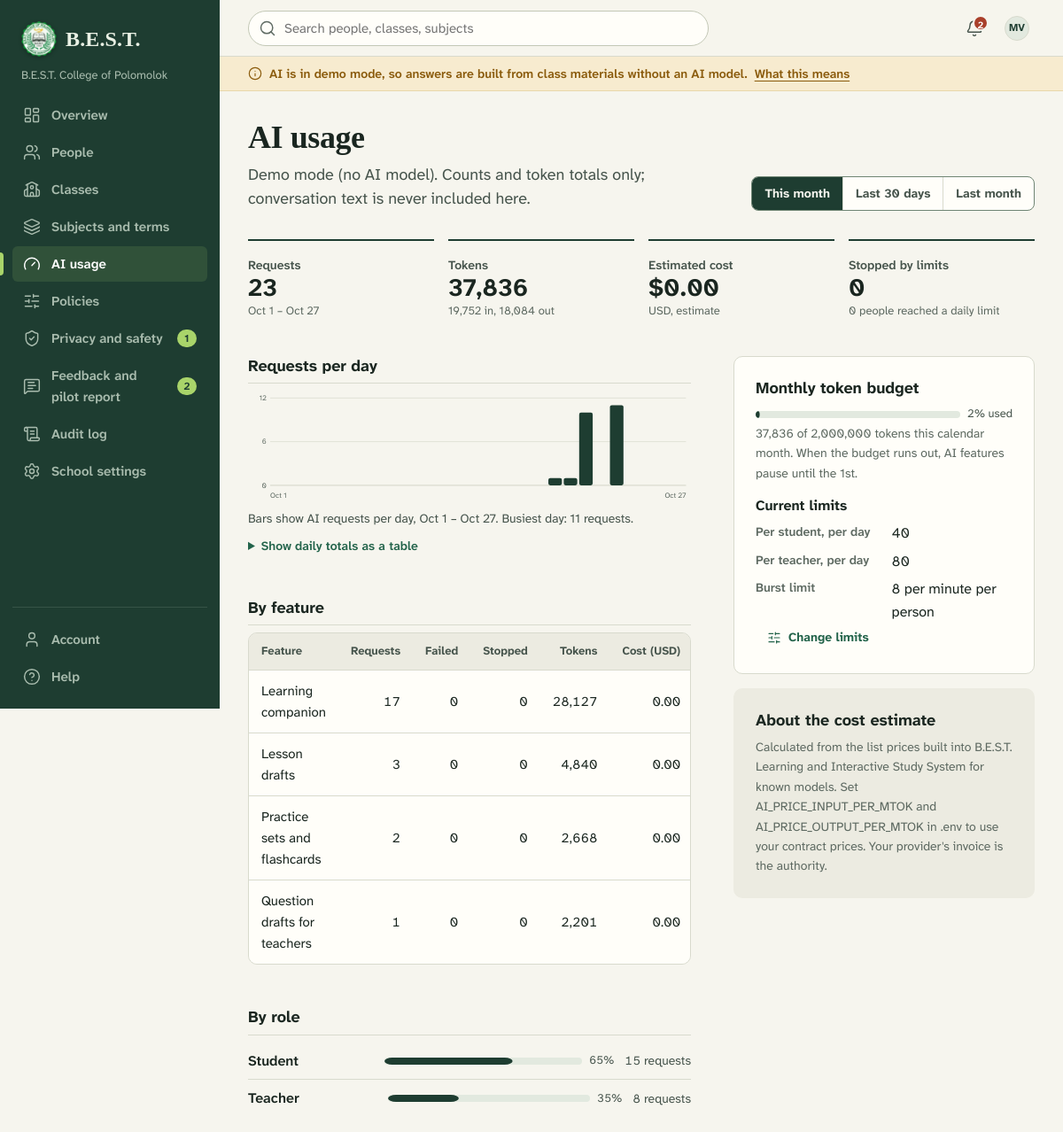
Screenshot of /public/admin/usage (signed in) with the database file from the repository.
### tables this page shows
CREATE TABLE users (
  id INT UNSIGNED NOT NULL AUTO_INCREMENT,
  organization_id INT UNSIGNED NOT NULL,
  role ENUM('admin','teacher','student') NOT NULL,
  status ENUM('invited','active','deactivated') NOT NULL DEFAULT 'invited',
  email VARCHAR(190) NOT NULL,
  password_hash VARCHAR(255) NULL,
  given_name VARCHAR(80) NOT NULL,
  family_name VARCHAR(80) NOT NULL,
  preferred_name VARCHAR(80) NULL,
  grade_level VARCHAR(40) NULL,
  avatar_path VARCHAR(255) NULL,
  language VARCHAR(8) NULL,
  timezone VARCHAR(64) NULL,
  preferences TEXT NULL,
  session_version INT UNSIGNED NOT NULL DEFAULT 1,
  is_demo TINYINT(1) NOT NULL DEFAULT 0,
  last_login_at DATETIME NULL,
  password_changed_at DATETIME NULL,
  deactivated_at DATETIME NULL,
  anonymized_at DATETIME NULL,
  created_at DATETIME NOT NULL DEFAULT CURRENT_TIMESTAMP,
  updated_at DATETIME NOT NULL DEFAULT CURRENT_TIMESTAMP,
  PRIMARY KEY (id),
  UNIQUE KEY uq_users_email (email),
  KEY idx_users_org_role (organization_id, role, status),
  KEY idx_users_org_name (organization_id, family_name, given_name),
  CONSTRAINT fk_users_org FOREIGN KEY (organization_id) REFERENCES organizations (id)
);

CREATE TABLE organizations (
  id INT UNSIGNED NOT NULL AUTO_INCREMENT,
  name VARCHAR(160) NOT NULL,
  short_name VARCHAR(60) NULL,
  slug VARCHAR(80) NOT NULL,
  logo_path VARCHAR(255) NULL,
  timezone VARCHAR(64) NOT NULL DEFAULT 'Asia/Manila',
  default_language VARCHAR(8) NOT NULL DEFAULT 'en',
  is_demo TINYINT(1) NOT NULL DEFAULT 0,
  created_at DATETIME NOT NULL DEFAULT CURRENT_TIMESTAMP,
  updated_at DATETIME NOT NULL DEFAULT CURRENT_TIMESTAMP,
  PRIMARY KEY (id),
  UNIQUE KEY uq_organizations_slug (slug)
);

### app/Views/admin/usage.php (the view, shortened to what the rows shown need)
<?php
$requests = (int) $totals['requests'];
$rangeLabel = \Sibol\Core\Dates::format($from->format('Y-m-d') . ' 12:00:00', 'date_short') . ' – ' . \Sibol\Core\Dates::format($to->format('Y-m-d') . ' 12:00:00', 'date_short');
$w = 720;
$h = 180;
$padL = 36;
$padR = 8;
$padT = 12;
$padB = 26;
$n = max(1, count($days));
$max = max(1, ...array_map(static fn ($d) => $d['requests'], $days ?: [['requests' => 0]]));
$nice = $max <= 4 ? 4 : (int) (ceil($max / 4) * 4);
$slot = ($w - $padL - $padR) / $n;
$barW = max(2, min(22, $slot - 2));
$y = static fn (float $v): float => $padT + ($h - $padT - $padB) * (1 - $v / $nice);
?>
<div class="page-head">
  <div class="page-head__text">
    <h1 class="page-title"><?= e(t('AI usage')) ?></h1>
  </div>
</div>
<dl class="stat-line" style="margin-bottom: 28px">
  <div class="stat"><dt class="stat__label"><?= e(t('Requests')) ?></dt><dd style="margin:0"><span class="stat__value"><?= number_format($requests) ?></span><span class="stat__note"><?= e($rangeLabel) ?></span></dd></div>
</dl>
<div class="layout-split">
  <div class="stack">
    <section class="section" aria-labelledby="daily-title">
      <div class="section__head"><h2 class="section__title" id="daily-title"><?= e(t('Requests per day')) ?></h2></div>
      <?php if ($requests === 0): ?>
        <p class="meta"><?= e(t('No AI requests in this period.')) ?></p>
      <?php else: ?>
        <figure style="margin:0">
          <svg class="chart" viewBox="0 0 <?= $w ?> <?= $h ?>" role="group" aria-labelledby="daily-desc">
            <?php foreach ([0, $nice / 2, $nice] as $g): ?>
              <line class="<?= $g == 0 ? 'axis' : 'grid' ?>" x1="<?= $padL ?>" x2="<?= $w - $padR ?>" y1="<?= round($y($g), 1) ?>" y2="<?= round($y($g), 1) ?>"/>
              <text x="<?= $padL - 6 ?>" y="<?= round($y($g), 1) + 4 ?>" text-anchor="end"><?= e(fmt_number($g)) ?></text>
            <?php endforeach; ?>
            <?php foreach ($days as $i => $d): $bx = $padL + $i * $slot + ($slot - $barW) / 2; $by = $y($d['requests']); $bh = max(0, $h - $padB - $by);
                $tip = fmt_date($d['day'] . ' 12:00:00', 'date') . ': ' . tp(':count request', ':count requests', $d['requests']) . ($d['stopped'] ? ', ' . t(':n stopped by limits', ['n' => $d['stopped']]) : ''); ?>
              <?php if ($d['requests'] > 0): ?><rect class="bar" x="<?= round($bx, 1) ?>" y="<?= round($by, 1) ?>" width="<?= round($barW, 1) ?>" height="<?= round($bh, 1) ?>" rx="<?= $barW >= 8 ? 3 : 1 ?>"/><?php endif; ?>
              <rect class="hit" x="<?= round($padL + $i * $slot, 1) ?>" y="<?= $padT ?>" width="<?= round(max($slot, 1), 1) ?>" height="<?= $h - $padT - $padB ?>" tabindex="0" role="img" aria-label="<?= e($tip) ?>" data-tip="<?= e($tip) ?>"/>
            <?php endforeach; ?>
            <text x="<?= $padL ?>" y="<?= $h - 6 ?>"><?= e(fmt_date($days[0]['day'] . ' 12:00:00', 'date_short')) ?></text>
            <text x="<?= $w - $padR ?>" y="<?= $h - 6 ?>" text-anchor="end"><?= e(fmt_date($days[count($days) - 1]['day'] . ' 12:00:00', 'date_short')) ?></text>
          </svg>
          <figcaption class="chart-summary" id="daily-desc"><?= e(t('Bars show AI requests per day, :range. Busiest day: :max requests.', ['range' => $rangeLabel, 'max' => $max])) ?></figcaption>
        </figure>
        <details class="how chart-table">
          <summary><?= e(t('Show daily totals as a table')) ?></summary>
        </details>
      <?php endif; ?>
    </section>
    <section class="section" aria-labelledby="feat-title">
      <div class="section__head"><h2 class="section__title" id="feat-title"><?= e(t('By feature')) ?></h2></div>
      <?php if (!$byFeature): ?><p class="meta"><?= e(t('No AI requests in this period.')) ?></p><?php else: ?>
        <div class="table-frame"><table class="table table--stack">
          <thead><tr><th scope="col"><?= e(t('Feature')) ?></th><th scope="col" class="num"><?= e(t('Requests')) ?></th><th scope="col" class="num"><?= e(t('Failed')) ?></th><th scope="col" class="num"><?= e(t('Stopped')) ?></th><th scope="col" class="num"><?= e(t('Tokens')) ?></th><th scope="col" class="num"><?= e(t('Cost (USD)')) ?></th></tr></thead>
        </table></div>
      <?php endif; ?>
    </section>
    <section class="section" aria-labelledby="role-title">
      <div class="section__head"><h2 class="section__title" id="role-title"><?= e(t('By role')) ?></h2></div>
    </section>
  </div>
  <aside class="stack">
    <section class="panel" aria-labelledby="budget-title">
      <h2 class="panel__title" id="budget-title"><?= e(t('Monthly token budget')) ?></h2>
    </section>
    <section class="panel panel--sunken">
      <h2 class="panel__title"><?= e(t('About the cost estimate')) ?></h2>
    </section>
  </aside>
</div>

### app/Views/layouts/app.php (shortened to what the rows shown need)
<?php
$user = auth_user();
$htmlClass = [];
$schoolLogo = $user && !empty($user['org_logo_path']) ? url('/school-logo') : null;
$aiDemo = Config::get('ai.provider', 'demo') === 'demo';
?><!doctype html>
<html lang="<?= e(Translator::locale() === 'fil' ? 'fil' : 'en') ?>" class="<?= e(implode(' ', $htmlClass)) ?>">
<head>
  <link rel="stylesheet" href="<?= e(asset('css/app.css')) ?>">
</head>
<body class="<?= e(trim(($page_class ?? '') . ($aiDemo ? ' has-demo-band' : ''))) ?>" data-role="<?= e($user['role'] ?? '') ?>" data-i18n="<?= json_attr(ScriptStrings::common()) ?>"<?php if (!empty($katex)): ?> data-katex-css="<?= e(asset('vendor/katex/katex.min.css')) ?>" data-katex-js="<?= e(asset('vendor/katex/katex.min.js')) ?>" data-katex-render="<?= e(asset('vendor/katex/auto-render.min.js')) ?>"<?php endif; ?>>
<div class="shell">
  <aside class="spine" id="spine" aria-label="<?= e(t('Main navigation')) ?>">
    <a class="brand" href="<?= e(url(home_path())) ?>">
      <?= partial('seal', ['size' => 40, 'class' => 'brand__mark', 'logo' => $schoolLogo]) ?>
      <span class="brand__name"><?= e(Config::get('app.short_name', 'B.E.S.T.')) ?></span>
    </a>
    <?php if ($user): ?>
      <p class="spine__school"><?= e($user['org_name']) ?></p>
    <?php endif; ?>
    <nav aria-label="<?= e(t('Main')) ?>">
      <ul class="nav">
      </ul>
    </nav>
    <div class="spine__foot">
      <ul class="nav">
      </ul>
    </div>
  </aside>
  <div class="workspace">
    <header class="topbar">
      <form class="topbar__search" role="search" action="<?= e(url('/search')) ?>" method="get" id="global-search">
        <input id="global-search-input" type="search" name="q" value="<?= e((string) ($_GET['q'] ?? '')) ?>"
               placeholder="<?= e($user && $user['role'] === 'admin' ? t('Search people, classes, subjects') : t('Search classes, work and materials')) ?>" autocomplete="off">
      </form>
      <div class="topbar__actions">
        <details class="menu" data-menu>
          <summary class="icon-btn" aria-label="<?= e(t('Account menu')) ?>">
            <?= partial('avatar', ['person' => $user, 'size' => 'sm']) ?>
          </summary>
        </details>
      </div>
    </header>
    <main class="main" id="main" tabindex="-1">
      <?= $content ?>
    </main>
  </div>
</div>
</body>
</html>

### app/Views/partials/avatar.php
<?php
$size = $size ?? '';
$class = 'avatar' . ($size ? ' avatar--' . $size : '');
?>
<span class="<?= e($class) ?>" aria-hidden="true"><?php if (!empty($person['avatar_path']) && !empty($person['id'])): ?><img src="<?= e(url('/avatars/' . (int) $person['id'])) ?>" alt=""><?php else: ?><?= e(initials($person)) ?><?php endif; ?></span>

### rows the page displays
users: organization.short_name "B.E.S.T.", organization.name "B.E.S.T. College of Polomolok", q "Search people, classes, subjects", initials($person) "MV", timezone.timezone "Oct 1 – Oct 27", timezone.timezone "Oct 1", timezone.timezone "Oct 27"

### other values shown
$item['label'] "Overview"
$item['label'] "People"
$item['label'] "Classes"
$item['label'] "Subjects and terms"
$item['label'] "AI usage"
$item['label'] "Policies"
$item['label'] "Privacy and safety"
$item['count'] "1"
$item['label'] "Feedback and pilot report"
$item['count'] "2"
$item['label'] "Audit log"
$item['label'] "School settings"
$item['label'] "Account"
$item['label'] "Help"
$unread "2"
